Frame 1 (no input): blank canvas, image omitted
Frame 60 (no input): blank canvas, image omitted
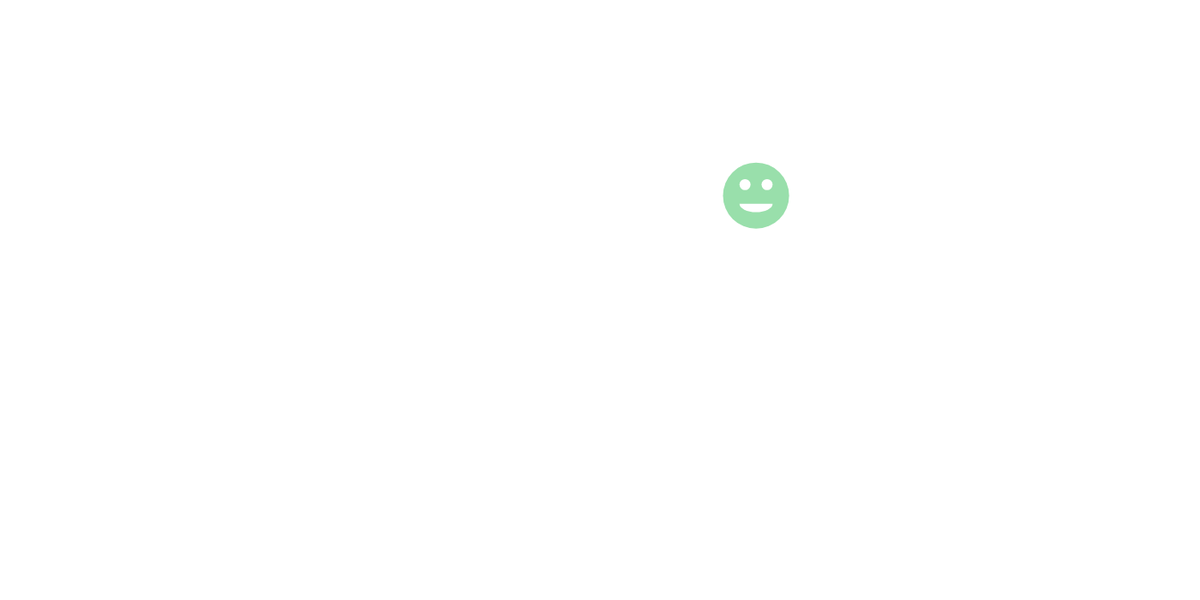
Frame 120 (the mouse pressed at the canvas centre since frame 60)

The p5.js sketch whose frames 1 and 60 were blank and that drew this single picture after the mouse press (run headless with seeded random() and noise() and a simulated clock; from frame 60 on, the mouse is pressed at the canvas centre):

// p5.js sketch
// ── sketch.js
var HappyFace = function(_x, _y, _rad, _r, _g, _b) {
  this.x = _x;
  this.y = _y;

  this.rad = _rad;

  this.r = _r;
  this.g = _g;
  this.b = _b;

  this.xdir = random(-5, 5);
  this.ydir = random(-5, 5);

  this.draw = function(mood) { // draw a happy face
    fill(this.r, this.g, this.b);
    ellipseMode(CENTER);
    ellipse(this.x, this.y, this.rad * 2);
    if (mood == "happy") {
      fill(255);
      ellipse(this.x - this.rad / 3, this.y - this.rad / 3, this.rad / 3);
      ellipse(this.x + this.rad / 3, this.y - this.rad / 3, this.rad / 3);
      arc(this.x, this.y + this.rad / 4, this.rad, this.rad - this.rad / 2, 0, PI, CHORD);
    }
    if (mood == "sad") {
      fill(255);
      rect(this.x - this.rad / 2, this.y - this.rad / 3, this.rad / 3, this.rad / 5);
      rect(this.x + this.rad / 4, this.y - this.rad / 3, this.rad / 3, this.rad / 5);
      arc(this.x, this.y + this.rad / 2, this.rad, this.rad - this.rad / 2, PI, TWO_PI, CHORD);
    }
  };

  this.move = function() { // move the happy face
    this.x += this.xdir;
    this.y += this.ydir;

    if (this.x <= this.rad || this.x >= width - this.rad) {
      this.xdir *= -1;
    }

    if (this.y <= this.rad || this.y >= height - this.rad) {
      this.ydir *= -1;
    }
  };

  this.collideswith = function(secondface) {
    var distance = dist(this.x, this.y, secondface.x, secondface.y)
    if (distance < this.rad + secondface.rad) {
      return true;
    } else return false;
  };
};

var allFaces = [];

function setup() {
  createCanvas(1400, 700);
}

function draw() {
  background(255);
  smooth();
  stroke(0);
  strokeWeight(0);
  ellipseMode(CENTER);
  for (var i = 0; i < allFaces.length; i++) {
    allFaces[i].move();
    allFaces[i].draw("happy");
    for (var j = 0; j < allFaces.length; j++) {
      if (i != j && allFaces[i].collideswith(allFaces[j])) {
        allFaces[i].draw("sad");
        allFaces[j].xdir *= -1;
        allFaces[j].ydir *= -1;
      }
    }
  }
}

function mousePressed() {
  var aface = new HappyFace(mouseX, mouseY, random(10, 50), random(127, 255), random(127, 255), random(127, 255));
  allFaces.push(aface);
}
